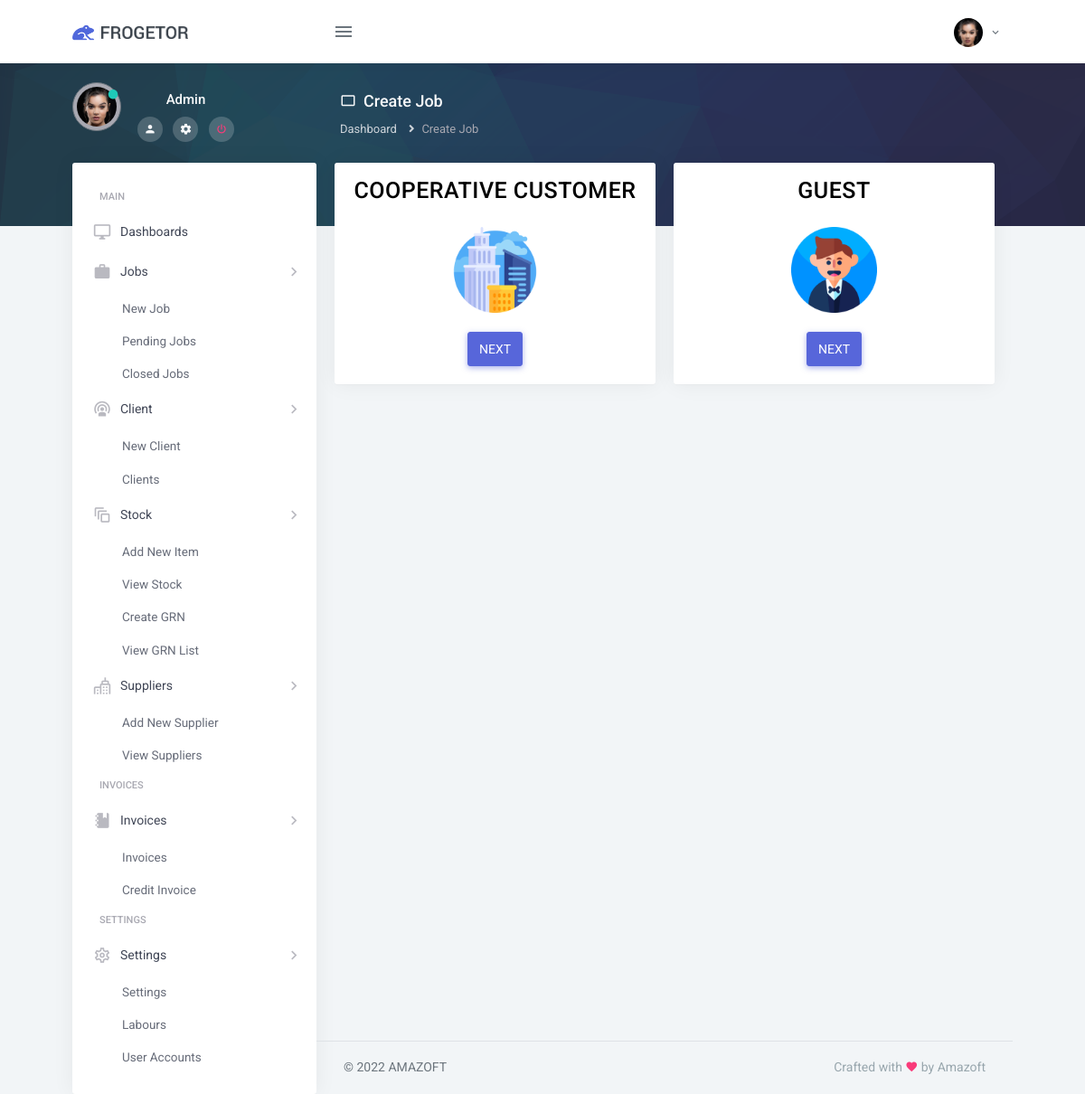
The page /new_job.php (signed in) on the database its author committed.
### tables this page shows
CREATE TABLE `users_profile_pic` (
  `users_profile_pic_id` int(11) NOT NULL,
  `user_id` varchar(255) DEFAULT NULL,
  `profile_image` varchar(255) DEFAULT NULL,
  `profile_pic_datetime` timestamp NOT NULL DEFAULT current_timestamp() ON UPDATE current_timestamp()
);

CREATE TABLE `users_login` (
  `user_id` int(3) NOT NULL,
  `name` varchar(255) NOT NULL,
  `email` varchar(255) NOT NULL,
  `password` varchar(255) NOT NULL,
  `role` varchar(3) NOT NULL,
  `tel` varchar(255) NOT NULL,
  `create_date` timestamp NULL DEFAULT current_timestamp()
);

### new_job.php (the view, shortened to what this page needs)
<?php
    $db=new DB();
    $conn=$db->connect();
    $user_id='';
    $user_name='';
    if (isset($_SESSION['Logged']) && $_SESSION['Logged'] == true)
    {
      $user_email = $_SESSION["email"];
      $getEmpQuery=$conn->query("SELECT user_id,name,email,role FROM users_login WHERE email='$user_email' ");
      while ($emp=$getEmpQuery->fetch_array()) {
        $user_id = $emp['0'];
        $user_name = $emp['1'];
      }
    }
    else
    {
        ?>
            <script type="text/javascript">
                window.location.href="login";
            </script>
        <?php
    }
?>
<?php
    $getJobOngoingQuery=$conn->query("SELECT COUNT(*) FROM tbl_job WHERE user_id='$user_id' AND stat='0' ORDER BY job_id DESC LIMIT 1");
    if ($GWOrs=$getJobOngoingQuery->fetch_array()) {
        $JobOngoingCount=$GWOrs[0];
    }
?>
<?php if($JobOngoingCount=='0'){ ?>
<!DOCTYPE html>
<html lang="en">
    <head>
        <?php include_once('controls/meta.php'); ?>
    </head>
    <body>
        <?php include_once('controls/top_nav.php'); ?>
        <div class="page-wrapper-img">
            <div class="page-wrapper-img-inner">
                <?php include_once('controls/top_nav_user_details.php'); ?>
                <div class="row">
                    <div class="col-sm-12">
                        <div class="page-title-box">
                            <h4 class="page-title mb-2"><i class="mdi mdi-card-outline mr-2"></i>Create Job</h4>
                            <div class="">
                                <ol class="breadcrumb">
                                    <li class="breadcrumb-item"><a href="index">Dashboard</a></li>
                                    <li class="breadcrumb-item active">Create Job</li>
                                </ol>
                            </div>
                        </div>
                    </div>
                </div>
            </div>
        </div>
        <div class="page-wrapper">
            <div class="page-wrapper-inner">
                <?php include_once('controls/side_nav.php'); ?>
                <div class="page-content">
                    <div class="container-fluid">
                        <div class="row">
                            <div class="col-lg-6">
                                <div class="card">
                                    <div class="card-body">
                                        <h4 class="mt-0 header-title" style="font-size: 25px; text-align: center; color: #000;">Cooperative Customer</h4><br>
                                        <center><img src="assets/icons/buildings.png" style="width: 30%;"></center><br>
                                        <form id="Create-Job">
                                            <center><button type="submit" class="btn btn-primary" id="btn-next">NEXT</button></center>
                                        </form>
                                    </div>
                                </div>
                            </div>
                            <div class="col-lg-6">
                                <div class="card">
                                    <div class="card-body">
                                        <h4 class="mt-0 header-title" style="font-size: 25px; text-align: center; color: #000;">Guest</h4><br>
                                        <center><img src="assets/icons/man.png" style="width: 30%;"></center><br>
                                        <form id="Create-Job">
                                            <center><button type="submit" class="btn btn-primary" id="btn-next">NEXT</button></center>
                                        </form>
                                    </div>
                                </div>
                            </div>
                        </div>
                    </div>
                    <?php include_once('controls/footer.php'); ?>
                </div>
            </div>
        </div>
    </body>
</html>
<?php }?>

### controls/top_nav.php (shortened to what this page needs)
<div class="topbar">
     <nav class="navbar-custom">
        <div class="topbar-left">
            <a href="index" class="logo">
                <span>
                    <img src="assets/images/logo-sm.png" alt="logo-small" class="logo-sm">
                </span>
                <span>
                    <img src="assets/images/logo-dark.png" alt="logo-large" class="logo-lg">
                </span>
            </a>
        </div>
        <ul class="list-unstyled topbar-nav float-right mb-0">
            <li class="dropdown">
                <a class="nav-link dropdown-toggle waves-effect waves-light nav-user" data-toggle="dropdown" href="#" role="button"
                    aria-haspopup="false" aria-expanded="false">
                    <?php
                        $checkProfilePicCount = $conn->query("SELECT count(*) FROM users_profile_pic WHERE user_id='$user_id'");
                        if($cppcRS = $checkProfilePicCount->fetch_array()){
                        $ProfilePicCount = (int)$cppcRS[0];
                        }
                            if($ProfilePicCount == 0){
                    ?>
                            <img alt="image" src="assets/images/profile.jpg" style="width: 32px; height: 32px; object-fit: cover;" class="rounded-circle">
                    <?php }else{ ?>
                    <?php
                        $getUserProPic=$conn->query("SELECT profile_image FROM users_profile_pic WHERE user_id='$user_id' ");
                        if($gunRs = $getUserProPic->fetch_array()){
                            $ProPic = $gunRs[0];
                    ?>
                            <img alt="image" src="user_profile_pic/<?php echo $ProPic; ?>" style="width: 32px; height: 32px; object-fit: cover;" class="rounded-circle">
                        <?php } ?>
                    <?php } ?>
                    <span class="ml-1 nav-user-name hidden-sm"> <i class="mdi mdi-chevron-down"></i> </span>
                </a>
            </li>
        </ul>
        <ul class="list-unstyled topbar-nav mb-0">
            <li>
                <button class="button-menu-mobile nav-link waves-effect waves-light">
                    <i class="mdi mdi-menu nav-icon"></i>
                </button>
            </li>
        </ul>
    </nav>
</div>

### controls/top_nav_user_details.php
<div class="sidebar-user media">
    <?php
        $checkProfilePicCount = $conn->query("SELECT count(*) FROM users_profile_pic WHERE user_id='$user_id'");
        if($cppcRS = $checkProfilePicCount->fetch_array()){
        $ProfilePicCount = (int)$cppcRS[0];
        }
            if($ProfilePicCount == 0){
    ?>
            <img alt="image" src="assets/images/profile.jpg" style="width: 128px; height: 128px; object-fit: cover;" class="rounded-circle img-thumbnail mb-1">
    <?php }else{ ?>
    <?php
        $getUserProPic=$conn->query("SELECT profile_image FROM users_profile_pic WHERE user_id='$user_id' ");
        if($gunRs = $getUserProPic->fetch_array()){
            $ProPic = $gunRs[0];
    ?>
            <img alt="image" src="user_profile_pic/<?php echo $ProPic; ?>" style="width: 54px; height: 54px; object-fit: cover;" class="rounded-circle img-thumbnail mb-1">
        <?php } ?>
    <?php } ?>
    <span class="online-icon"><i class="mdi mdi-record text-success"></i></span>
    <div class="media-body">
        <h5 class="text-light"><?php echo $user_name; ?></h5>
        <ul class="list-unstyled list-inline mb-0 mt-2">
            <li class="list-inline-item">
                <a href="index" class=""><i class="mdi mdi-account text-light"></i></a>
            </li>
            <li class="list-inline-item">
                <a href="settings" class=""><i class="mdi mdi-settings text-light"></i></a>
            </li>
            <li class="list-inline-item">
                <a href="signout" class=""><i class="mdi mdi-power text-danger"></i></a>
            </li>
        </ul>
    </div>
</div>

### rows shown on the page
users_profile_pic: profile_image (picture)
users_login: name "Admin"
